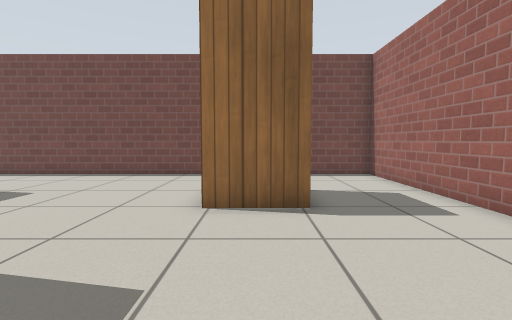
[1] (above)

16 first-person views from a walk through a world built for the Gazebo simulator. The camera is 0.72 m above the floor, tilts 4° down and sees 85° across. The floor is counted in squares, 0.5 m on a side. Each view is taken from the middle of a square. On the plan, view 1 faces up. The plan holds only what a view shows up to about 14 squares ahead; the rest is blank. The place goes on beyond the plan. Simple patterns stand in for the simulator's built-in surfaces.

[2]
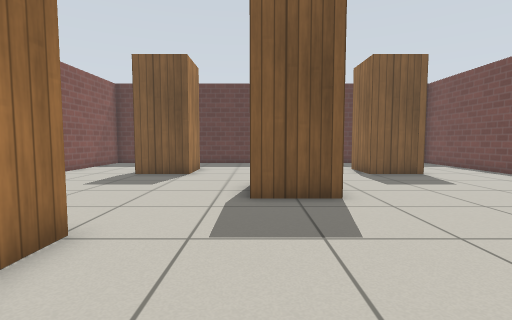

[3]
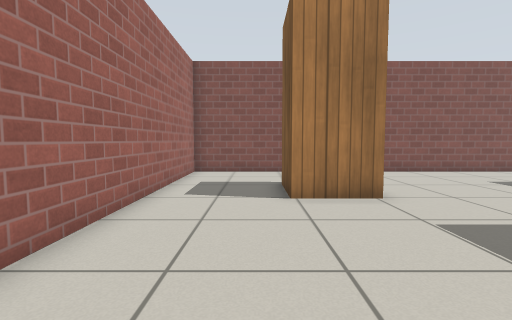

[4]
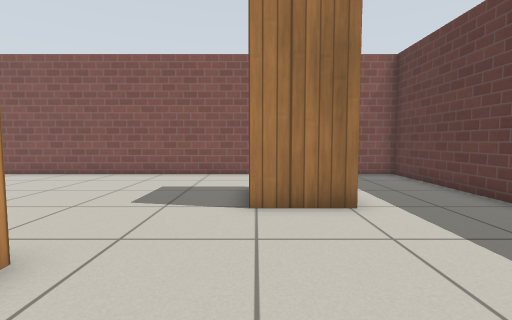

[5]
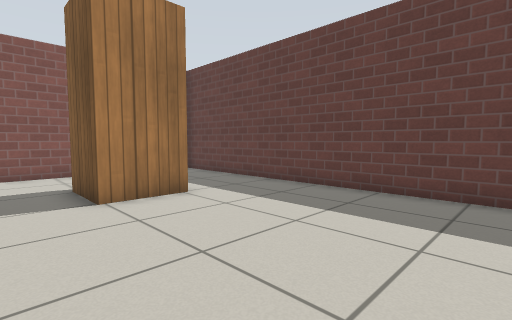

[6]
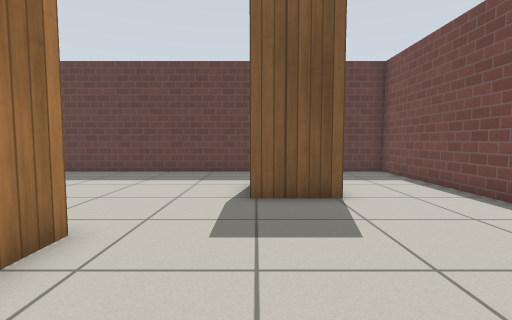

[7]
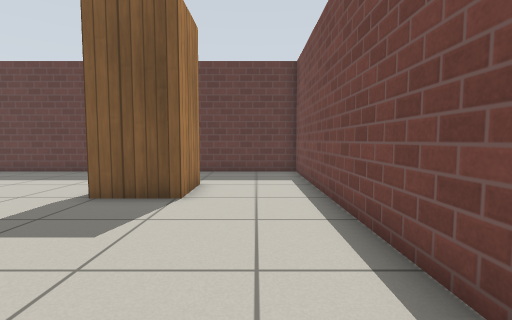

[8]
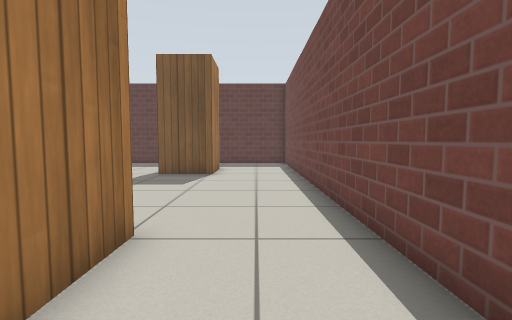

[9]
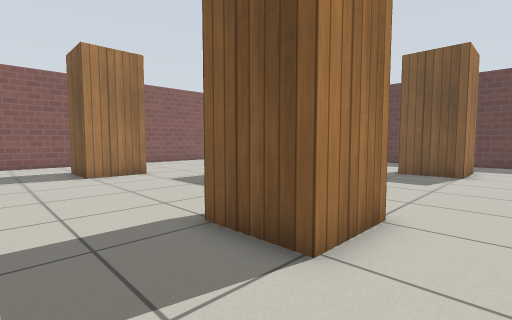

[10]
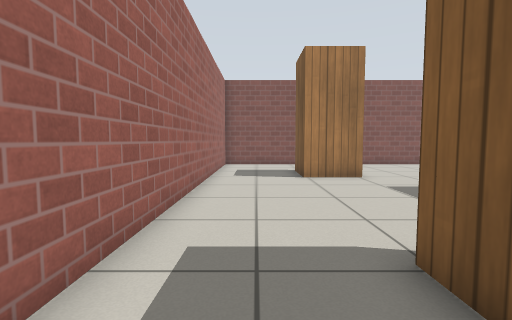

[11]
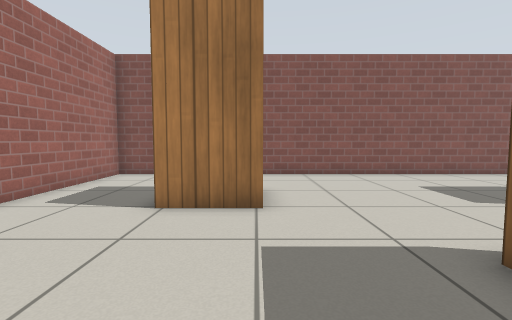

[12]
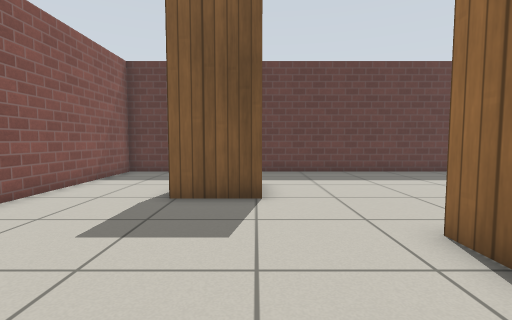

[13]
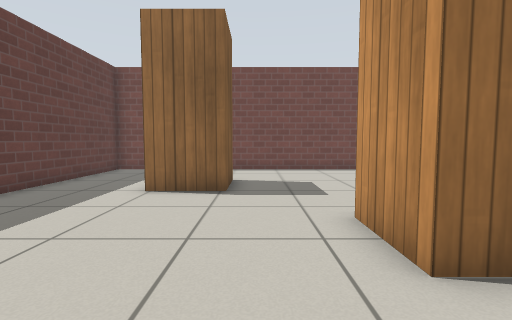

[14]
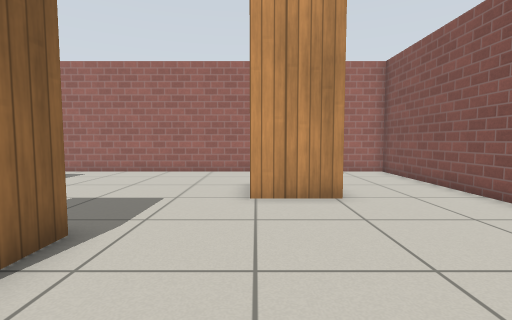

[15]
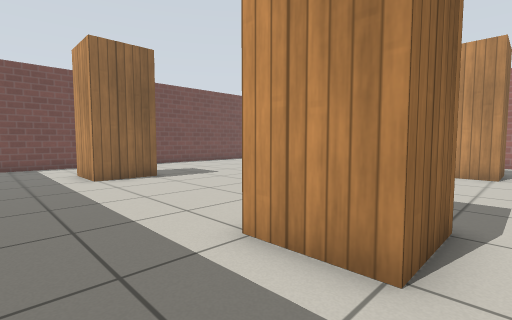

[16]
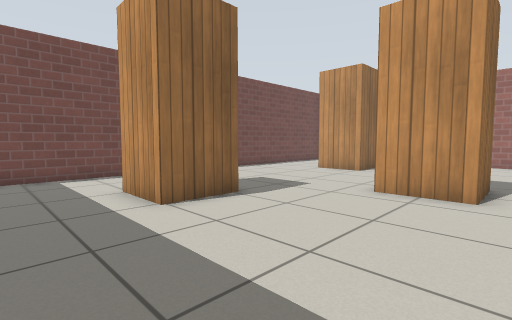

### Floor plan
Points are (right, up) in squares from view 1. A wall is a line through its corners. A room is listed if a view was taken in it or the views show most of it. See-through windows are left out.
Room 1 (views 1, 2, 3, 6, 8, 9, 10, 11)
walls: (-1.3, 8.2) (1.1, 8.2) (1.1, 5.8) (-1.1, 5.8); (-3.8, 3.3) (-3.8, 0.8); (4.8, -0.6) (4.8, 11.9) (-1.4, 11.9); (-1.1, -1.8) (1.1, -1.8)
ways out: opening at (-1.8, 7.5) to room 3; opening at (-2.5, -0.5) to room 4; opening at (3, -1.3) to room 4
Room 2 (views 4, 16)
walls: (-8.9, 5.8) (-11.1, 5.8) (-11.1, 8.2); (-11.1, -1.8) (-8.9, -1.8); (-6.1, 0.8) (-6.1, 3.2); (-11.4, 11.9) (-14.9, 11.9) (-14.9, -0.6)
ways out: opening at (-12, 10) to room 3; opening at (-7.5, 4.5) to room 3; opening at (-13, -1.3) to room 4; opening at (-7.7, 0) to room 4
Room 3 (views 5, 7)
walls: (-6.1, 3.2) (-5, 3.2); (-11.1, 8.2) (-8.9, 8.2) (-8.9, 5.8); (-1.1, 5.8) (-1.1, 7.3); (-1.4, 11.9) (-11.4, 11.9)
ways out: opening at (-1.8, 7.5) to room 1; opening at (-12, 10) to room 2; opening at (-7.5, 4.5) to room 2
Room 4 (views 12, 13, 14, 15)
walls: (-8.9, -1.8) (-8.9, -4.2) (-11.1, -4.2) (-11.1, -1.8); (-3.8, 0.8) (-6.1, 0.8); (1.1, -1.8) (1.1, -4.2) (-1.1, -4.2) (-1.1, -1.8); (-14.9, -0.6) (-14.9, -7.8) (4.8, -7.8) (4.8, -0.6)
ways out: opening at (-2.5, -0.5) to room 1; opening at (3, -1.3) to room 1; opening at (-13, -1.3) to room 2; opening at (-7.7, 0) to room 2

Where each view was taken, in squares from view 1:
view 1: 0 up, 0 right, facing up
view 2: 1 up, 3 right, facing left
view 3: 5 up, 2 right, facing down
view 4: 4 up, 9 left, facing down
view 5: 5 up, 7 left, facing down-left
view 6: 6 up, 2 left, facing left
view 7: 10 up, 2 left, facing left
view 8: 10 up, 3 right, facing left
view 9: 10 up, 4 right, facing down-left
view 10: 9 up, 3 right, facing down
view 11: 4 up, 1 left, facing down
view 12: 2 down, 2 left, facing left
view 13: 2 down, 8 left, facing up
view 14: 2 down, 8 left, facing right
view 15: 5 down, 14 left, facing up-right
view 16: 0 up, 14 left, facing up-right
